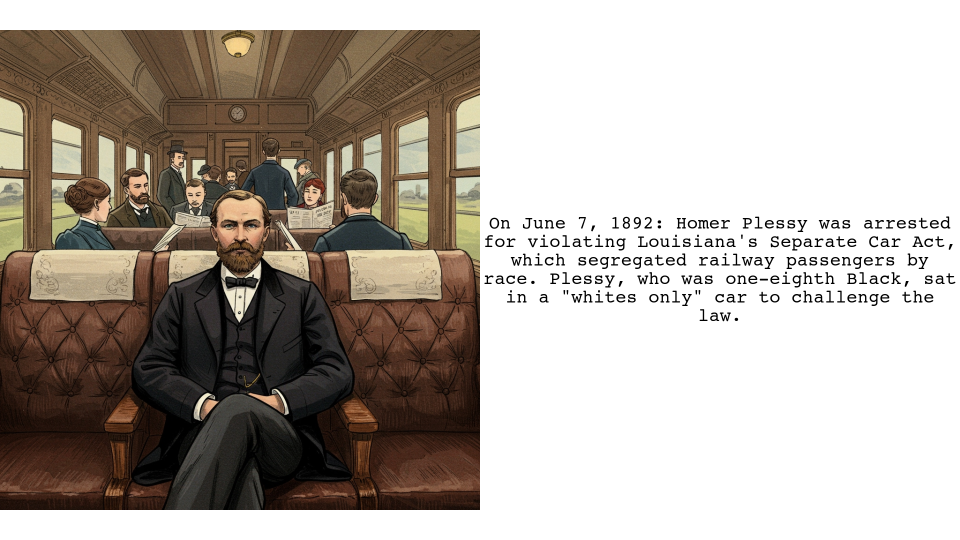
#> input picture daily_chronicle/temp_video_files/event_0_A.png, 1920 x 1080 px (shown at 1/2 size)
$ python -i slide_generation.py   (imports and definitions only)
#> lines starting #> are read from the running program, lines starting #| are printed output that depends on the picture
import os
import subprocess
from moviepy.editor import ImageClip, AudioFileClip, concatenate_videoclips, CompositeVideoClip, TextClip
from PIL import Image, ImageDraw, ImageFilter
import numpy as np
from daily_chronicle.utils_logging import emoji


from pathlib import Path

from daily_chronicle.utils_tts import pad_audio_with_silence

# Global video clip + temp file trackers
video_paths = []
temp_audio_files = []
temp_image_files = []
temp_json_files = []

VIDEO_WIDTH = 1920
VIDEO_HEIGHT = 1080
BLUR_STRENGTH = 200
OVERLAY_OPACITY = 60
SPACE_AROUND_IMAGE = 100
FONT_PATH = "resources/HelveticaNeueMedium.otf"

# --- Title slide generator ---
# [385 lines left out: functions generate_title_slide, build_event_segment, build_event_segment_ffmpeg, build_event_segment_ffmpeg_edited, not called in this run]

def create_beautiful_background(image_path, logo_pos=(70, 85), image_pos="left"):
#> called with image_path = 'temp_video_files/event_0_A.png', logo_pos = (70, 85), image_pos = 'left'
    with Image.open(image_path) as image:
        # Adjust aspect ratio
#> image is the input picture: PIL image 1920x1080 RGBA; mean R, G, B, A 180.3, 172.3, 164.6, 255
        image_ratio = image.width / image.height
#> image_ratio = 1.78
        target_ratio = VIDEO_WIDTH / VIDEO_HEIGHT
        if image_ratio > target_ratio:
            new_width = int(image.height * target_ratio)
            offset = (image.width - new_width) // 2
            cropped_image = image.crop((offset, 0, offset + new_width, image.height))
        else:
            new_height = int(image.width / target_ratio)
#> new_height = 1080
            offset = (image.height - new_height) // 2
#> offset = 0
            cropped_image = image.crop((0, offset, image.width, offset + new_height))

        # Resize to 1920x1080
        resized_image = cropped_image.resize((VIDEO_WIDTH, VIDEO_HEIGHT), Image.LANCZOS)

        # Add scrim overlay
        overlay = Image.new('RGBA', resized_image.size, (0, 0, 0, int((OVERLAY_OPACITY / 100) * 255)))
        image_with_scrim = Image.alpha_composite(resized_image.convert('RGBA'), overlay)
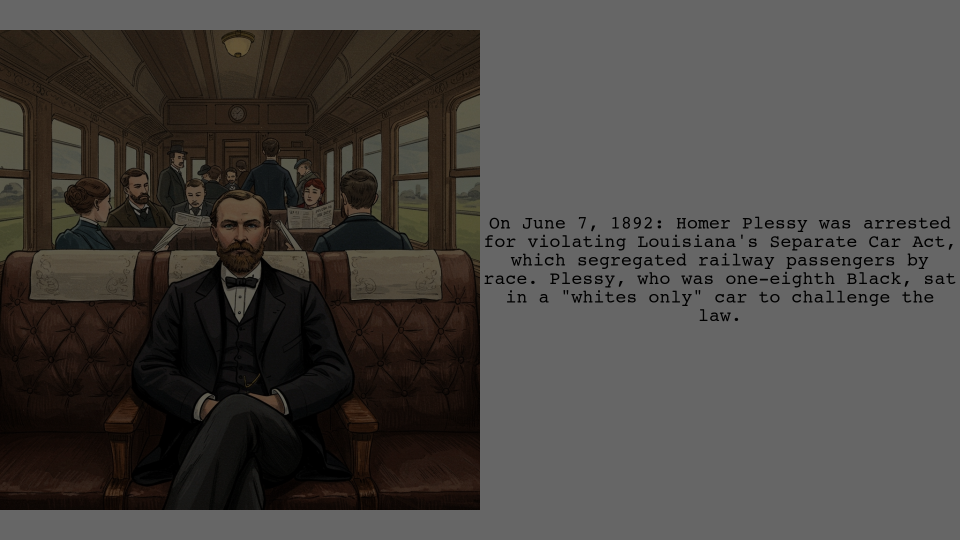
#> image_with_scrim: PIL image 1920x1080 RGBA (shown at 1/2 size); mean R, G, B, A 72.1, 68.9, 65.8, 255

        # Apply blur
        final_background = image_with_scrim.filter(ImageFilter.GaussianBlur(radius=BLUR_STRENGTH))
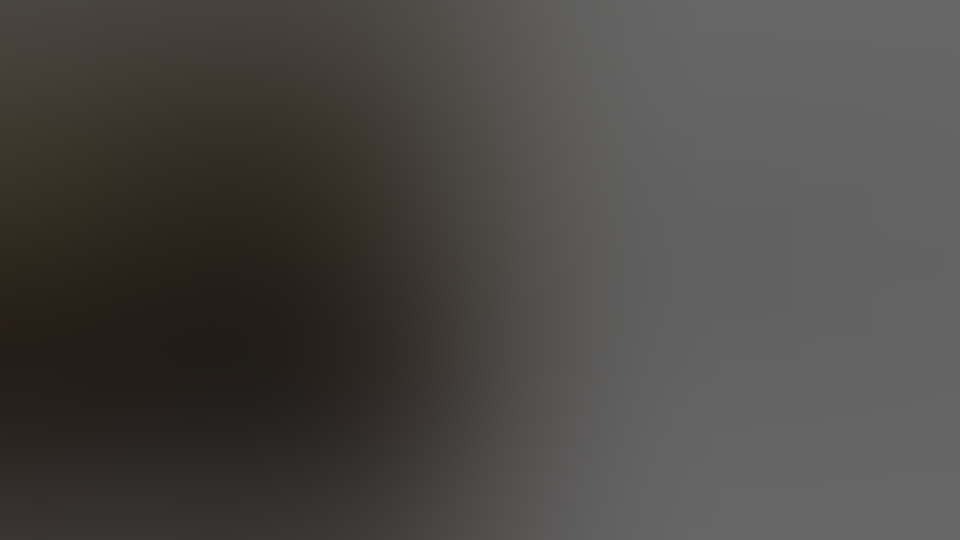
#> final_background: PIL image 1920x1080 RGBA (shown at 1/2 size); mean R, G, B, A 74.6, 71.8, 68.9, 255

        # Ensure image is square with rounded edges
        image_size = 1080 - 2*SPACE_AROUND_IMAGE
        image = image.resize((image_size, image_size), Image.LANCZOS)
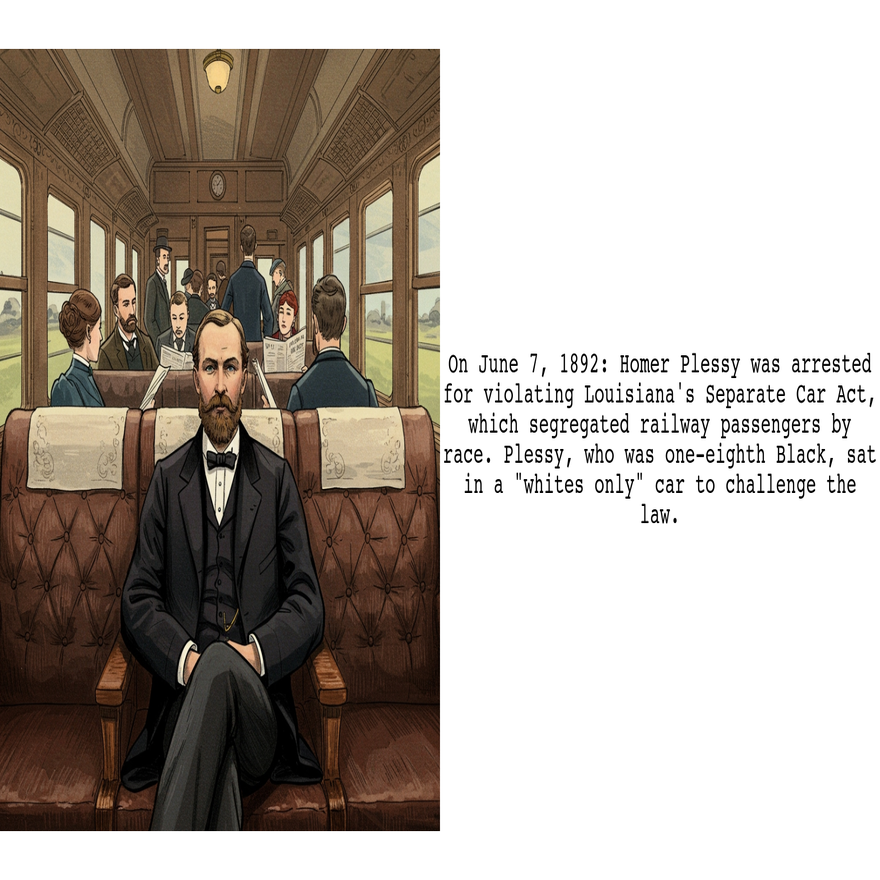
#> image: PIL image 880x880 RGBA; mean R, G, B, A 180.2, 172.2, 164.5, 255

        # Create a mask for rounded corners
        mask = Image.new('L', image.size, 0)
#> mask: PIL image 880x880 L; every value is 0
        draw = ImageDraw.Draw(mask)
        draw.rounded_rectangle([0, 0, image_size, image_size], radius=50, fill=255)

        # Apply the rounded mask to the image
        image_with_rounded_corners = Image.new('RGBA', image.size)
#> image_with_rounded_corners: PIL image 880x880 RGBA; every value is 0
        image_with_rounded_corners.paste(image, (0, 0), mask=mask)

        # Position the image on the appropriate side of the video frame
        if image_pos == "right":
            image_position = (VIDEO_WIDTH - image_with_rounded_corners.width - SPACE_AROUND_IMAGE, SPACE_AROUND_IMAGE)  # Adjust positioning as necessary
        else:
            image_position = (SPACE_AROUND_IMAGE, SPACE_AROUND_IMAGE)

        final_background.paste(image_with_rounded_corners, image_position, image_with_rounded_corners)
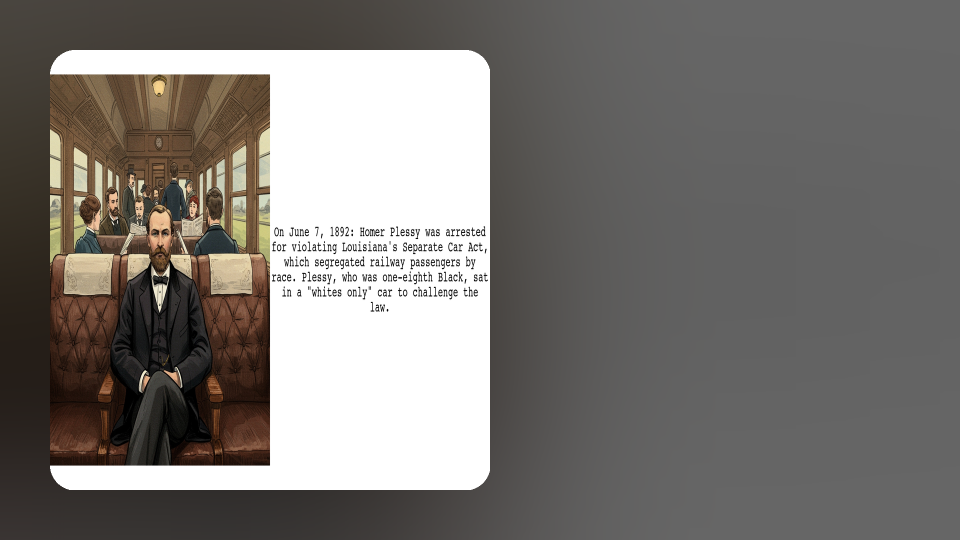
#> final_background: PIL image 1920x1080 RGBA (shown at 1/2 size); mean R, G, B, A 122.5, 118.6, 114.8, 255

        # Add watermark
#> (the run stopped early here; a loop or call above may not have finished)

$ run again, on daily_chronicle/temp_video_files/event_1_A.png
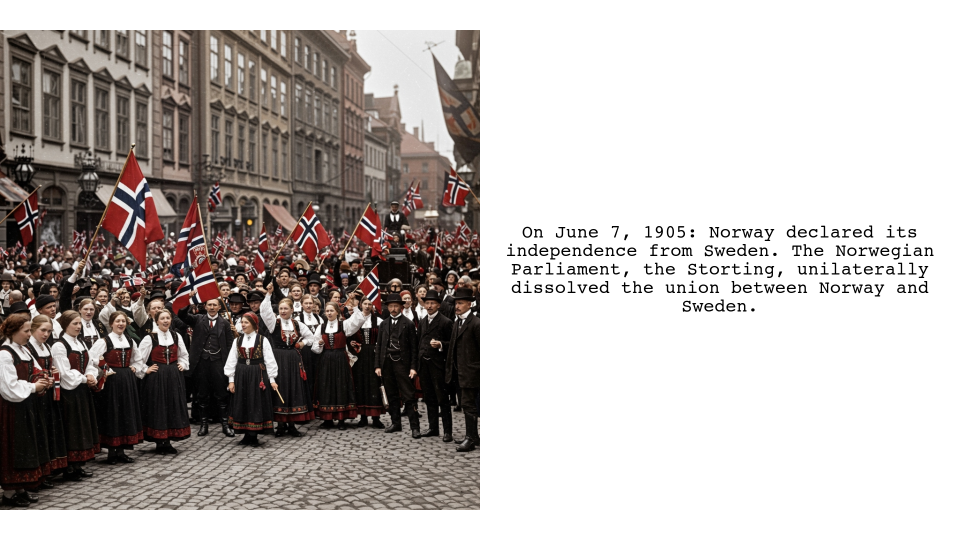
#> input picture daily_chronicle/temp_video_files/event_1_A.png, 1920 x 1080 px (shown at 1/2 size)
#> in create_beautiful_background, image is the input picture: PIL image 1920x1080 RGBA; mean R, G, B, A 184.7, 178.9, 176.3, 255
#> in create_beautiful_background, `image = image.resize((image_size, image_size), Image.LANCZOS)`:
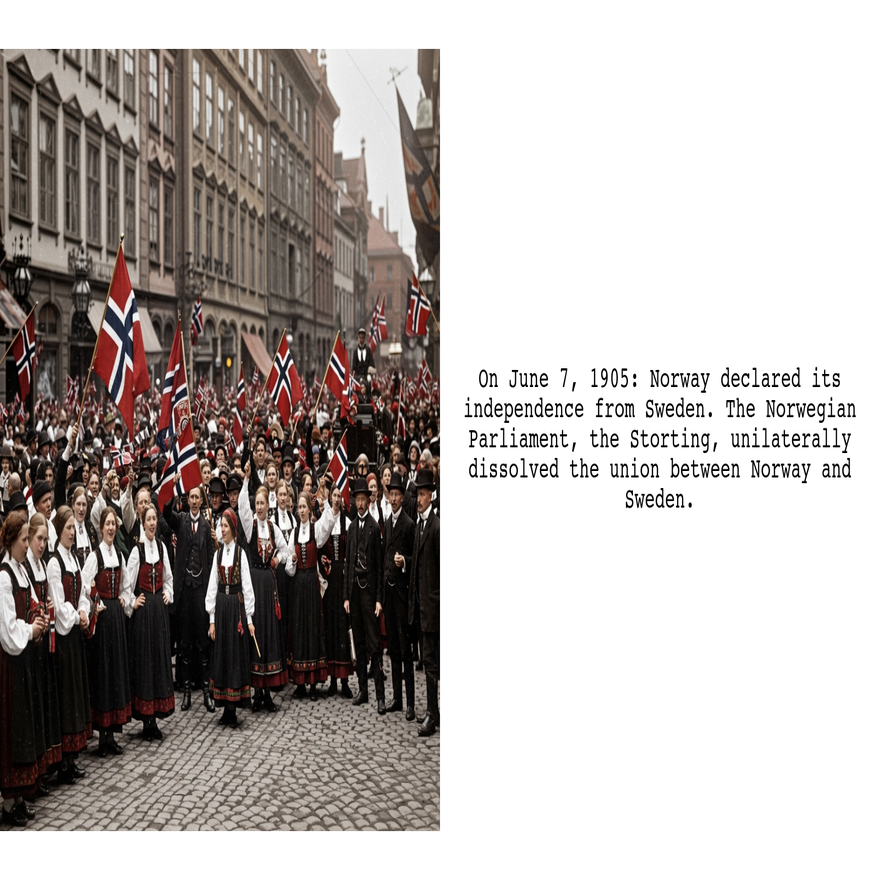
#> image: PIL image 880x880 RGBA; mean R, G, B, A 184.6, 178.8, 176.2, 255
#> mask: PIL image 880x880 L; every value is 0
#> in create_beautiful_background, `final_background.paste(image_with_rounded_corners, image_position, ima..`:
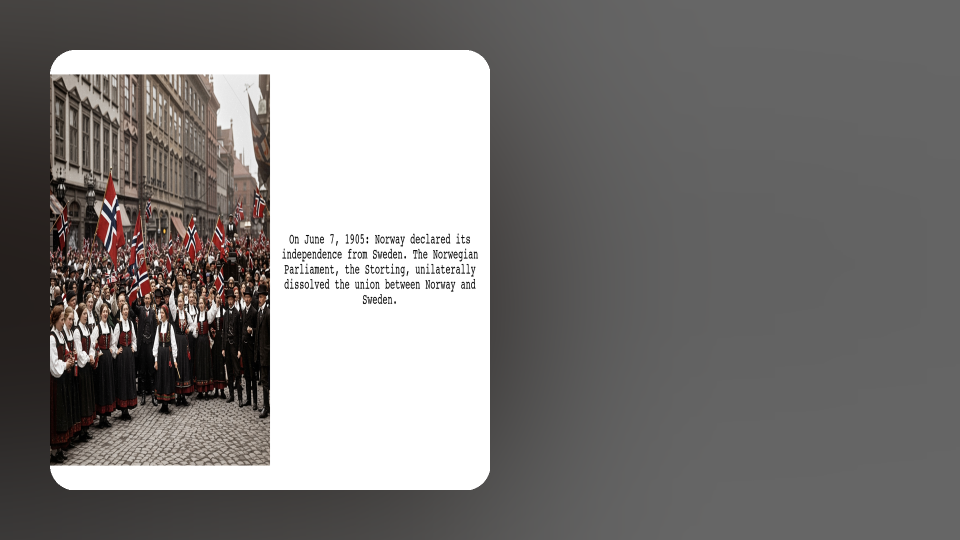
#> final_background: PIL image 1920x1080 RGBA (shown at 1/2 size); mean R, G, B, A 124.5, 121.8, 120.6, 255

$ run again, on daily_chronicle/temp_video_files/event_2_A.png
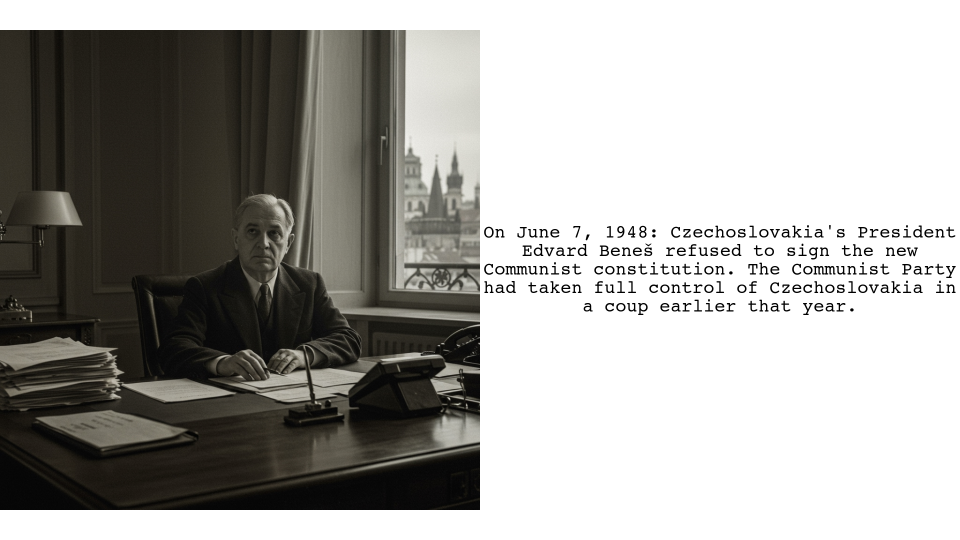
#> input picture daily_chronicle/temp_video_files/event_2_A.png, 1920 x 1080 px (shown at 1/2 size)
#> in create_beautiful_background, image is the input picture: PIL image 1920x1080 RGBA; mean R, G, B, A 168.1, 166.9, 163.6, 255
#> in create_beautiful_background, `image = image.resize((image_size, image_size), Image.LANCZOS)`:
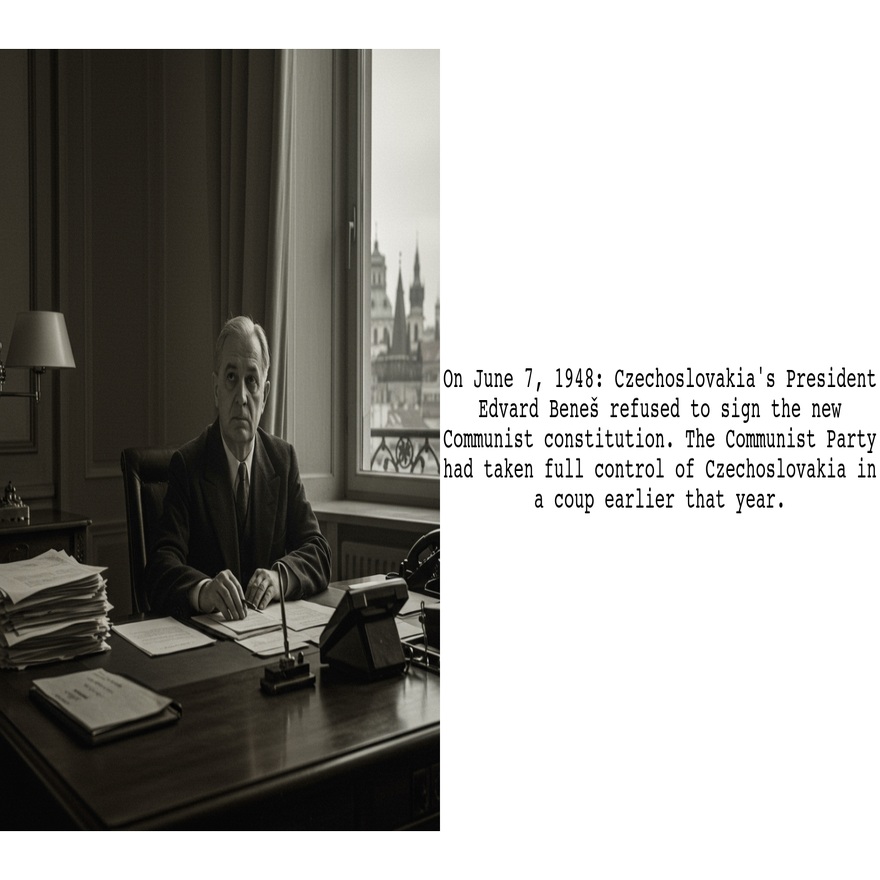
#> image: PIL image 880x880 RGBA; mean R, G, B, A 168, 166.9, 163.5, 255
#> mask: PIL image 880x880 L; every value is 0
#> in create_beautiful_background, `final_background.paste(image_with_rounded_corners, image_position, ima..`:
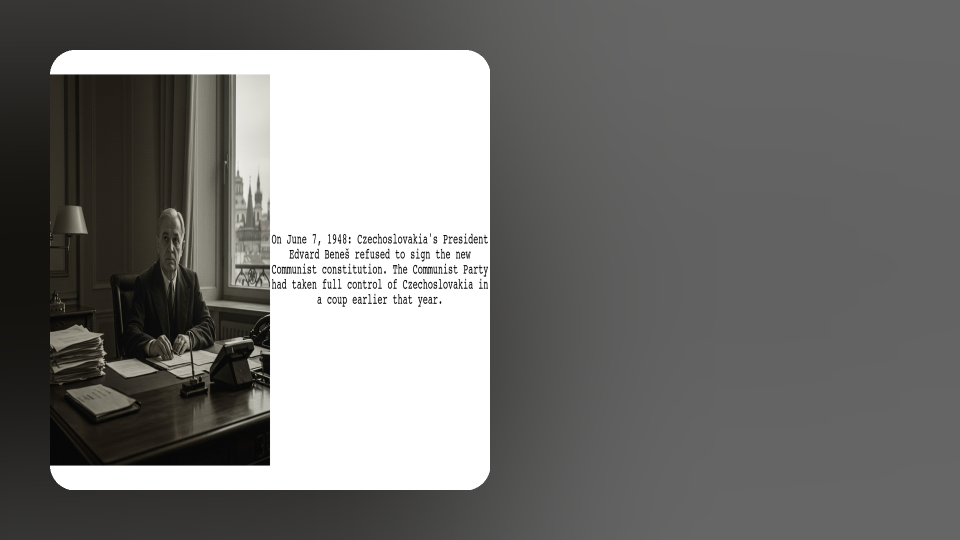
#> final_background: PIL image 1920x1080 RGBA (shown at 1/2 size); mean R, G, B, A 116.7, 116.1, 114.5, 255

$ run again, on daily_chronicle/temp_video_files/event_0_B.png
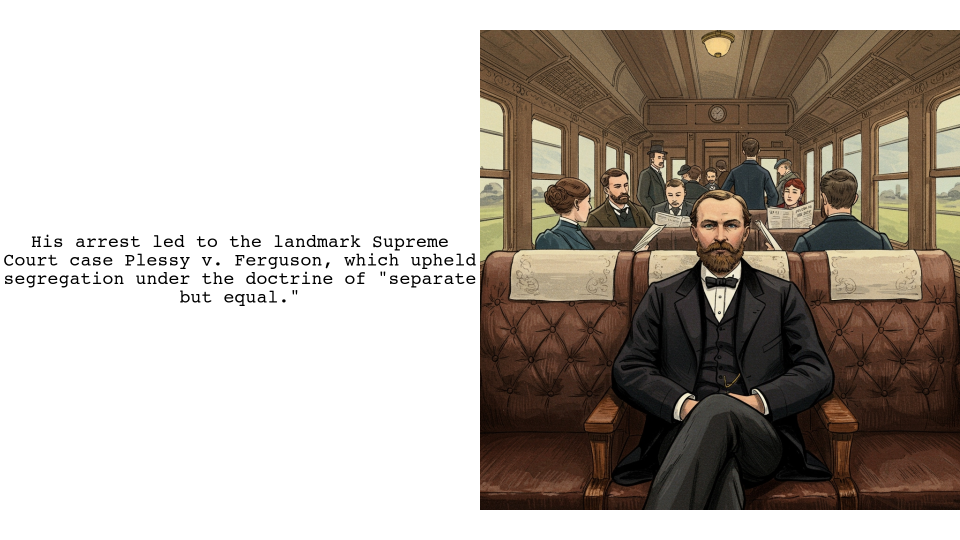
#> input picture daily_chronicle/temp_video_files/event_0_B.png, 1920 x 1080 px (shown at 1/2 size)
#> in create_beautiful_background, image is the input picture: PIL image 1920x1080 RGBA; mean R, G, B, A 181.3, 173.3, 165.6, 255
#> in create_beautiful_background, `image = image.resize((image_size, image_size), Image.LANCZOS)`:
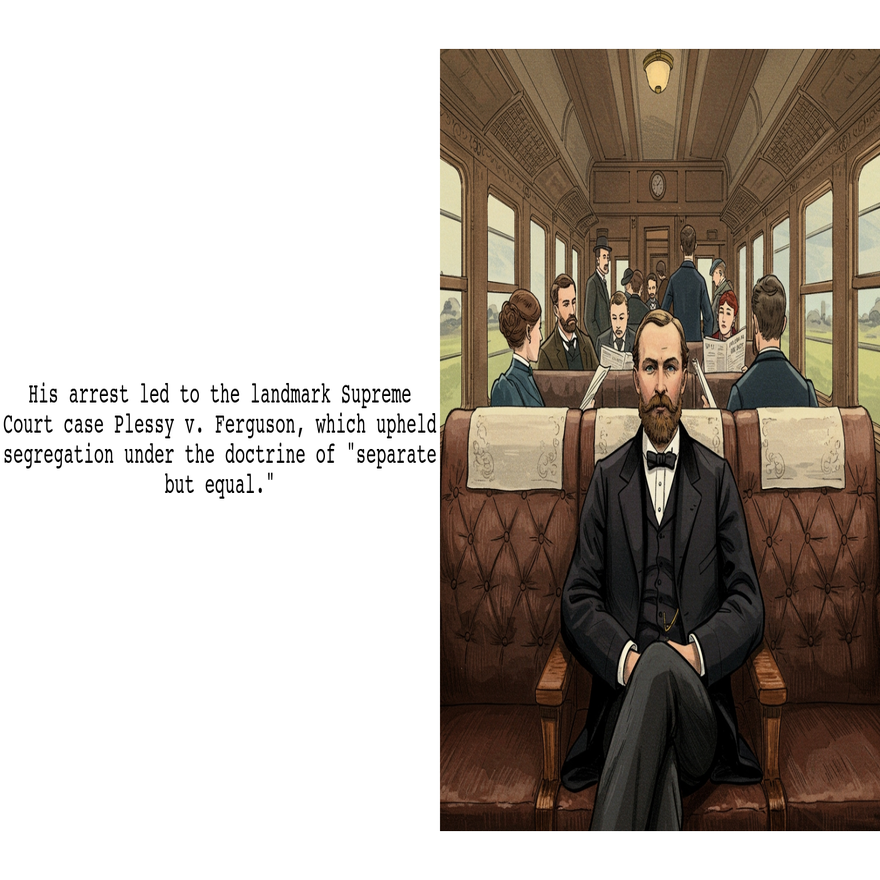
#> image: PIL image 880x880 RGBA; mean R, G, B, A 181.2, 173.3, 165.6, 255
#> mask: PIL image 880x880 L; every value is 0
#> in create_beautiful_background, `final_background.paste(image_with_rounded_corners, image_position, ima..`:
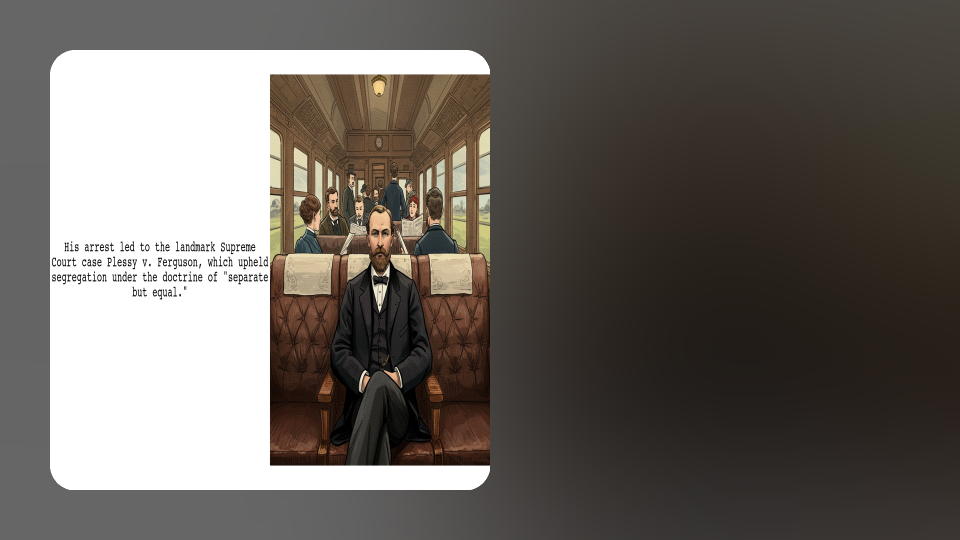
#> final_background: PIL image 1920x1080 RGBA (shown at 1/2 size); mean R, G, B, A 107.1, 101.5, 96, 255
